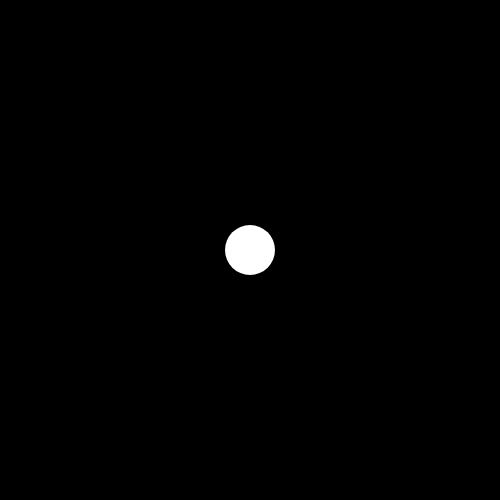
Frame 1 (no input)
Frame 60 (no input): identical to frame 1, image omitted
Frame 120 (the mouse pressed at the canvas centre since frame 60): identical to frame 1, image omitted

The p5.js sketch that drew this single still picture (run headless with seeded random() and noise() and a simulated clock; from frame 60 on, the mouse is pressed at the canvas centre):

// p5.js sketch
// ── sketch.js
var x;
var y;
var v=3;
var a=255;

function setup(){
  createCanvas (500,500);

  x=width/2;
  y=height/2;

  noStroke ();

}
function draw(){
  background (0,a);

  ellipse (x,y,50,50);

  if (keyIsDown(17)){
    v=6; 
    a=50;
  }

  else{
    v=3;
    a=255;
  }

  if(keyIsDown(37)){
    x-=v;
  }

  if(keyIsDown(38)){
    y-=v;
  }

  if(keyIsDown(39)){
    x+=v;
  }

  if(keyIsDown(40)){
  y+=v;
  }
}
